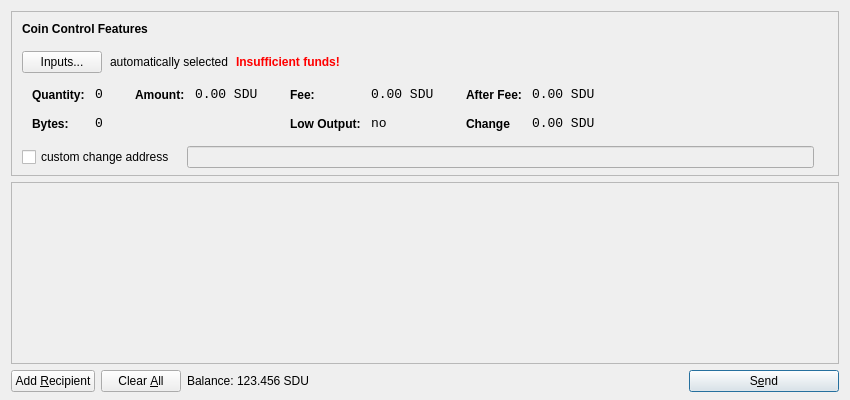
<?xml version="1.0" encoding="UTF-8"?>
<ui version="4.0">
 <class>SendCoinsDialog</class>
 <widget class="QDialog" name="SendCoinsDialog">
  <property name="geometry">
   <rect>
    <x>0</x>
    <y>0</y>
    <width>850</width>
    <height>400</height>
   </rect>
  </property>
  <property name="windowTitle">
   <string>Send Coins</string>
  </property>
  <layout class="QVBoxLayout" name="verticalLayout" stretch="0,1,0">
   <property name="bottomMargin">
    <number>8</number>
   </property>
   <item>
    <widget class="QFrame" name="frameCoinControl">
     <property name="sizePolicy">
      <sizepolicy hsizetype="Expanding" vsizetype="Expanding">
       <horstretch>0</horstretch>
       <verstretch>0</verstretch>
      </sizepolicy>
     </property>
     <property name="maximumSize">
      <size>
       <width>16777215</width>
       <height>16777215</height>
      </size>
     </property>
     <property name="frameShape">
      <enum>QFrame::StyledPanel</enum>
     </property>
     <property name="frameShadow">
      <enum>QFrame::Sunken</enum>
     </property>
     <layout class="QVBoxLayout" name="verticalLayoutCoinControl2">
      <property name="spacing">
       <number>-1</number>
      </property>
      <property name="leftMargin">
       <number>0</number>
      </property>
      <property name="topMargin">
       <number>0</number>
      </property>
      <property name="rightMargin">
       <number>0</number>
      </property>
      <property name="bottomMargin">
       <number>6</number>
      </property>
      <item>
       <layout class="QVBoxLayout" name="verticalLayoutCoinControl" stretch="0,0,0,0,1">
        <property name="spacing">
         <number>0</number>
        </property>
        <property name="leftMargin">
         <number>10</number>
        </property>
        <property name="topMargin">
         <number>10</number>
        </property>
        <item>
         <layout class="QHBoxLayout" name="horizontalLayoutCoinControl1">
          <property name="bottomMargin">
           <number>15</number>
          </property>
          <item>
           <widget class="QLabel" name="labelCoinControlFeatures">
            <property name="sizePolicy">
             <sizepolicy hsizetype="Preferred" vsizetype="Maximum">
              <horstretch>0</horstretch>
              <verstretch>0</verstretch>
             </sizepolicy>
            </property>
            <property name="font">
             <font>
              <weight>75</weight>
              <bold>true</bold>
             </font>
            </property>
            <property name="styleSheet">
             <string notr="true">font-weight:bold;</string>
            </property>
            <property name="text">
             <string>Coin Control Features</string>
            </property>
           </widget>
          </item>
         </layout>
        </item>
        <item>
         <layout class="QHBoxLayout" name="horizontalLayoutCoinControl2" stretch="0,0,0,0">
          <property name="spacing">
           <number>8</number>
          </property>
          <property name="bottomMargin">
           <number>10</number>
          </property>
          <item>
           <widget class="QPushButton" name="pushButtonCoinControl">
            <property name="styleSheet">
             <string notr="true"/>
            </property>
            <property name="text">
             <string>Inputs...</string>
            </property>
           </widget>
          </item>
          <item>
           <widget class="QLabel" name="labelCoinControlAutomaticallySelected">
            <property name="text">
             <string>automatically selected</string>
            </property>
            <property name="margin">
             <number>5</number>
            </property>
           </widget>
          </item>
          <item>
           <widget class="QLabel" name="labelCoinControlInsuffFunds">
            <property name="font">
             <font>
              <weight>75</weight>
              <bold>true</bold>
             </font>
            </property>
            <property name="styleSheet">
             <string notr="true">color:red;font-weight:bold;</string>
            </property>
            <property name="text">
             <string>Insufficient funds!</string>
            </property>
            <property name="margin">
             <number>5</number>
            </property>
           </widget>
          </item>
          <item>
           <spacer name="horizontalSpacerCoinControl">
            <property name="orientation">
             <enum>Qt::Horizontal</enum>
            </property>
            <property name="sizeHint" stdset="0">
             <size>
              <width>40</width>
              <height>1</height>
             </size>
            </property>
           </spacer>
          </item>
         </layout>
        </item>
        <item>
         <widget class="QWidget" name="widgetCoinControl" native="true">
          <property name="sizePolicy">
           <sizepolicy hsizetype="Preferred" vsizetype="Preferred">
            <horstretch>0</horstretch>
            <verstretch>0</verstretch>
           </sizepolicy>
          </property>
          <property name="minimumSize">
           <size>
            <width>0</width>
            <height>0</height>
           </size>
          </property>
          <property name="styleSheet">
           <string notr="true"/>
          </property>
          <layout class="QHBoxLayout" name="horizontalLayoutCoinControl5">
           <property name="margin">
            <number>0</number>
           </property>
           <item>
            <layout class="QHBoxLayout" name="horizontalLayoutCoinControl3" stretch="0,0,0,1">
             <property name="spacing">
              <number>20</number>
             </property>
             <property name="topMargin">
              <number>0</number>
             </property>
             <property name="bottomMargin">
              <number>10</number>
             </property>
             <item>
              <layout class="QFormLayout" name="formLayoutCoinControl1">
               <property name="horizontalSpacing">
                <number>10</number>
               </property>
               <property name="verticalSpacing">
                <number>14</number>
               </property>
               <property name="leftMargin">
                <number>10</number>
               </property>
               <property name="topMargin">
                <number>4</number>
               </property>
               <property name="rightMargin">
                <number>6</number>
               </property>
               <item row="0" column="0">
                <widget class="QLabel" name="labelCoinControlQuantityText">
                 <property name="styleSheet">
                  <string notr="true">font-weight:bold;</string>
                 </property>
                 <property name="text">
                  <string>Quantity:</string>
                 </property>
                 <property name="margin">
                  <number>0</number>
                 </property>
                </widget>
               </item>
               <item row="0" column="1">
                <widget class="QLabel" name="labelCoinControlQuantity">
                 <property name="font">
                  <font>
                   <family>Monospace</family>
                   <pointsize>10</pointsize>
                  </font>
                 </property>
                 <property name="cursor">
                  <cursorShape>IBeamCursor</cursorShape>
                 </property>
                 <property name="contextMenuPolicy">
                  <enum>Qt::ActionsContextMenu</enum>
                 </property>
                 <property name="text">
                  <string>0</string>
                 </property>
                 <property name="margin">
                  <number>0</number>
                 </property>
                 <property name="textInteractionFlags">
                  <set>Qt::LinksAccessibleByMouse|Qt::TextSelectableByKeyboard|Qt::TextSelectableByMouse</set>
                 </property>
                </widget>
               </item>
               <item row="1" column="0">
                <widget class="QLabel" name="labelCoinControlBytesText">
                 <property name="styleSheet">
                  <string notr="true">font-weight:bold;</string>
                 </property>
                 <property name="text">
                  <string>Bytes:</string>
                 </property>
                </widget>
               </item>
               <item row="1" column="1">
                <widget class="QLabel" name="labelCoinControlBytes">
                 <property name="font">
                  <font>
                   <family>Monospace</family>
                   <pointsize>10</pointsize>
                  </font>
                 </property>
                 <property name="cursor">
                  <cursorShape>IBeamCursor</cursorShape>
                 </property>
                 <property name="contextMenuPolicy">
                  <enum>Qt::ActionsContextMenu</enum>
                 </property>
                 <property name="text">
                  <string>0</string>
                 </property>
                 <property name="textInteractionFlags">
                  <set>Qt::LinksAccessibleByMouse|Qt::TextSelectableByKeyboard|Qt::TextSelectableByMouse</set>
                 </property>
                </widget>
               </item>
              </layout>
             </item>
             <item>
              <layout class="QFormLayout" name="formLayoutCoinControl2">
               <property name="horizontalSpacing">
                <number>10</number>
               </property>
               <property name="verticalSpacing">
                <number>14</number>
               </property>
               <property name="leftMargin">
                <number>6</number>
               </property>
               <property name="topMargin">
                <number>4</number>
               </property>
               <property name="rightMargin">
                <number>6</number>
               </property>
               <item row="0" column="0">
                <widget class="QLabel" name="labelCoinControlAmountText">
                 <property name="styleSheet">
                  <string notr="true">font-weight:bold;</string>
                 </property>
                 <property name="text">
                  <string>Amount:</string>
                 </property>
                 <property name="margin">
                  <number>0</number>
                 </property>
                </widget>
               </item>
               <item row="0" column="1">
                <widget class="QLabel" name="labelCoinControlAmount">
                 <property name="font">
                  <font>
                   <family>Monospace</family>
                   <pointsize>10</pointsize>
                  </font>
                 </property>
                 <property name="cursor">
                  <cursorShape>IBeamCursor</cursorShape>
                 </property>
                 <property name="contextMenuPolicy">
                  <enum>Qt::ActionsContextMenu</enum>
                 </property>
                 <property name="text">
                  <string notr="true">0.00 SDU</string>
                 </property>
                 <property name="textInteractionFlags">
                  <set>Qt::LinksAccessibleByMouse|Qt::TextSelectableByKeyboard|Qt::TextSelectableByMouse</set>
                 </property>
                </widget>
               </item>
              </layout>
             </item>
             <item>
              <layout class="QFormLayout" name="formLayoutCoinControl3">
               <property name="horizontalSpacing">
                <number>10</number>
               </property>
               <property name="verticalSpacing">
                <number>14</number>
               </property>
               <property name="leftMargin">
                <number>6</number>
               </property>
               <property name="topMargin">
                <number>4</number>
               </property>
               <property name="rightMargin">
                <number>6</number>
               </property>
               <item row="0" column="0">
                <widget class="QLabel" name="labelCoinControlFeeText">
                 <property name="styleSheet">
                  <string notr="true">font-weight:bold;</string>
                 </property>
                 <property name="text">
                  <string>Fee:</string>
                 </property>
                 <property name="margin">
                  <number>0</number>
                 </property>
                </widget>
               </item>
               <item row="0" column="1">
                <widget class="QLabel" name="labelCoinControlFee">
                 <property name="font">
                  <font>
                   <family>Monospace</family>
                   <pointsize>10</pointsize>
                  </font>
                 </property>
                 <property name="cursor">
                  <cursorShape>IBeamCursor</cursorShape>
                 </property>
                 <property name="contextMenuPolicy">
                  <enum>Qt::ActionsContextMenu</enum>
                 </property>
                 <property name="text">
                  <string notr="true">0.00 SDU</string>
                 </property>
                 <property name="textInteractionFlags">
                  <set>Qt::LinksAccessibleByMouse|Qt::TextSelectableByKeyboard|Qt::TextSelectableByMouse</set>
                 </property>
                </widget>
               </item>
               <item row="1" column="0">
                <widget class="QLabel" name="labelCoinControlLowOutputText">
                 <property name="styleSheet">
                  <string notr="true">font-weight:bold;</string>
                 </property>
                 <property name="text">
                  <string>Low Output:</string>
                 </property>
                </widget>
               </item>
               <item row="1" column="1">
                <widget class="QLabel" name="labelCoinControlLowOutput">
                 <property name="font">
                  <font>
                   <family>Monospace</family>
                   <pointsize>10</pointsize>
                  </font>
                 </property>
                 <property name="cursor">
                  <cursorShape>IBeamCursor</cursorShape>
                 </property>
                 <property name="contextMenuPolicy">
                  <enum>Qt::ActionsContextMenu</enum>
                 </property>
                 <property name="text">
                  <string>no</string>
                 </property>
                 <property name="textInteractionFlags">
                  <set>Qt::LinksAccessibleByMouse|Qt::TextSelectableByKeyboard|Qt::TextSelectableByMouse</set>
                 </property>
                </widget>
               </item>
              </layout>
             </item>
             <item>
              <layout class="QFormLayout" name="formLayoutCoinControl4">
               <property name="horizontalSpacing">
                <number>10</number>
               </property>
               <property name="verticalSpacing">
                <number>14</number>
               </property>
               <property name="leftMargin">
                <number>6</number>
               </property>
               <property name="topMargin">
                <number>4</number>
               </property>
               <property name="rightMargin">
                <number>6</number>
               </property>
               <item row="0" column="0">
                <widget class="QLabel" name="labelCoinControlAfterFeeText">
                 <property name="styleSheet">
                  <string notr="true">font-weight:bold;</string>
                 </property>
                 <property name="text">
                  <string>After Fee:</string>
                 </property>
                 <property name="margin">
                  <number>0</number>
                 </property>
                </widget>
               </item>
               <item row="0" column="1">
                <widget class="QLabel" name="labelCoinControlAfterFee">
                 <property name="font">
                  <font>
                   <family>Monospace</family>
                   <pointsize>10</pointsize>
                  </font>
                 </property>
                 <property name="cursor">
                  <cursorShape>IBeamCursor</cursorShape>
                 </property>
                 <property name="contextMenuPolicy">
                  <enum>Qt::ActionsContextMenu</enum>
                 </property>
                 <property name="text">
                  <string notr="true">0.00 SDU</string>
                 </property>
                 <property name="textInteractionFlags">
                  <set>Qt::LinksAccessibleByMouse|Qt::TextSelectableByKeyboard|Qt::TextSelectableByMouse</set>
                 </property>
                </widget>
               </item>
               <item row="1" column="0">
                <widget class="QLabel" name="labelCoinControlChangeText">
                 <property name="styleSheet">
                  <string notr="true">font-weight:bold;</string>
                 </property>
                 <property name="text">
                  <string>Change</string>
                 </property>
                </widget>
               </item>
               <item row="1" column="1">
                <widget class="QLabel" name="labelCoinControlChange">
                 <property name="font">
                  <font>
                   <family>Monospace</family>
                   <pointsize>10</pointsize>
                  </font>
                 </property>
                 <property name="cursor">
                  <cursorShape>IBeamCursor</cursorShape>
                 </property>
                 <property name="contextMenuPolicy">
                  <enum>Qt::ActionsContextMenu</enum>
                 </property>
                 <property name="text">
                  <string notr="true">0.00 SDU</string>
                 </property>
                 <property name="textInteractionFlags">
                  <set>Qt::LinksAccessibleByMouse|Qt::TextSelectableByKeyboard|Qt::TextSelectableByMouse</set>
                 </property>
                </widget>
               </item>
              </layout>
             </item>
            </layout>
           </item>
          </layout>
         </widget>
        </item>
        <item>
         <layout class="QHBoxLayout" name="horizontalLayoutCoinControl4" stretch="0,0,0">
          <property name="spacing">
           <number>12</number>
          </property>
          <property name="sizeConstraint">
           <enum>QLayout::SetDefaultConstraint</enum>
          </property>
          <property name="topMargin">
           <number>5</number>
          </property>
          <property name="rightMargin">
           <number>5</number>
          </property>
          <item>
           <widget class="QCheckBox" name="checkBoxCoinControlChange">
            <property name="text">
             <string>custom change address</string>
            </property>
           </widget>
          </item>
          <item>
           <widget class="QLineEdit" name="lineEditCoinControlChange">
            <property name="enabled">
             <bool>false</bool>
            </property>
            <property name="sizePolicy">
             <sizepolicy hsizetype="Expanding" vsizetype="Fixed">
              <horstretch>0</horstretch>
              <verstretch>0</verstretch>
             </sizepolicy>
            </property>
           </widget>
          </item>
          <item>
           <widget class="QLabel" name="labelCoinControlChangeLabel">
            <property name="sizePolicy">
             <sizepolicy hsizetype="Preferred" vsizetype="Expanding">
              <horstretch>0</horstretch>
              <verstretch>0</verstretch>
             </sizepolicy>
            </property>
            <property name="minimumSize">
             <size>
              <width>0</width>
              <height>0</height>
             </size>
            </property>
            <property name="text">
             <string/>
            </property>
            <property name="margin">
             <number>3</number>
            </property>
           </widget>
          </item>
         </layout>
        </item>
        <item>
         <spacer name="verticalSpacerCoinControl">
          <property name="orientation">
           <enum>Qt::Vertical</enum>
          </property>
          <property name="sizeHint" stdset="0">
           <size>
            <width>800</width>
            <height>1</height>
           </size>
          </property>
         </spacer>
        </item>
       </layout>
      </item>
     </layout>
    </widget>
   </item>
   <item>
    <widget class="QScrollArea" name="scrollArea">
     <property name="widgetResizable">
      <bool>true</bool>
     </property>
     <widget class="QWidget" name="scrollAreaWidgetContents">
      <property name="geometry">
       <rect>
        <x>0</x>
        <y>0</y>
        <width>830</width>
        <height>165</height>
       </rect>
      </property>
      <layout class="QVBoxLayout" name="verticalLayout_2">
       <property name="margin">
        <number>0</number>
       </property>
       <item>
        <layout class="QVBoxLayout" name="entries">
         <property name="spacing">
          <number>6</number>
         </property>
        </layout>
       </item>
       <item>
        <spacer name="verticalSpacer">
         <property name="orientation">
          <enum>Qt::Vertical</enum>
         </property>
         <property name="sizeHint" stdset="0">
          <size>
           <width>20</width>
           <height>40</height>
          </size>
         </property>
        </spacer>
       </item>
      </layout>
     </widget>
    </widget>
   </item>
   <item>
    <layout class="QHBoxLayout" name="horizontalLayout">
     <item>
      <widget class="QPushButton" name="addButton">
       <property name="toolTip">
        <string>Send to multiple recipients at once</string>
       </property>
       <property name="text">
        <string>Add &amp;Recipient</string>
       </property>
       <property name="autoDefault">
        <bool>false</bool>
       </property>
      </widget>
     </item>
     <item>
      <widget class="QPushButton" name="clearButton">
       <property name="sizePolicy">
        <sizepolicy hsizetype="Minimum" vsizetype="Fixed">
         <horstretch>0</horstretch>
         <verstretch>0</verstretch>
        </sizepolicy>
       </property>
       <property name="toolTip">
        <string>Remove all transaction fields</string>
       </property>
       <property name="text">
        <string>Clear &amp;All</string>
       </property>
       <property name="autoRepeatDelay">
        <number>300</number>
       </property>
       <property name="autoDefault">
        <bool>false</bool>
       </property>
      </widget>
     </item>
     <item>
      <layout class="QHBoxLayout" name="horizontalLayout_2">
       <property name="spacing">
        <number>3</number>
       </property>
       <item>
        <widget class="QLabel" name="label">
         <property name="sizePolicy">
          <sizepolicy hsizetype="Preferred" vsizetype="Fixed">
           <horstretch>0</horstretch>
           <verstretch>0</verstretch>
          </sizepolicy>
         </property>
         <property name="text">
          <string>Balance:</string>
         </property>
        </widget>
       </item>
       <item>
        <widget class="QLabel" name="labelBalance">
         <property name="sizePolicy">
          <sizepolicy hsizetype="Preferred" vsizetype="Fixed">
           <horstretch>0</horstretch>
           <verstretch>0</verstretch>
          </sizepolicy>
         </property>
         <property name="cursor">
          <cursorShape>IBeamCursor</cursorShape>
         </property>
         <property name="text">
          <string notr="true">123.456 SDU</string>
         </property>
         <property name="textInteractionFlags">
          <set>Qt::LinksAccessibleByMouse|Qt::TextSelectableByKeyboard|Qt::TextSelectableByMouse</set>
         </property>
        </widget>
       </item>
      </layout>
     </item>
     <item>
      <spacer name="horizontalSpacer">
       <property name="orientation">
        <enum>Qt::Horizontal</enum>
       </property>
       <property name="sizeHint" stdset="0">
        <size>
         <width>40</width>
         <height>20</height>
        </size>
       </property>
      </spacer>
     </item>
     <item>
      <widget class="QPushButton" name="sendButton">
       <property name="minimumSize">
        <size>
         <width>150</width>
         <height>0</height>
        </size>
       </property>
       <property name="toolTip">
        <string>Confirm the send action</string>
       </property>
       <property name="text">
        <string>S&amp;end</string>
       </property>
       <property name="icon">
        <iconset resource="../bitcoin.qrc">
         <normaloff>:/icons/send</normaloff>:/icons/send</iconset>
       </property>
       <property name="default">
        <bool>true</bool>
       </property>
      </widget>
     </item>
    </layout>
   </item>
  </layout>
 </widget>
 <resources>
  <include location="../bitcoin.qrc"/>
 </resources>
 <connections/>
</ui>
